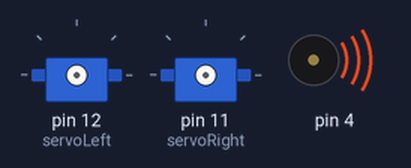
Bench run of a sketch on a simulated Arduino Uno, built with avr-gcc and run on an emulated ATmega328P. On the bench: 2 × servo, buzzer (waves = sounding).

Above: at 0.1 s.
At 1.1 s:
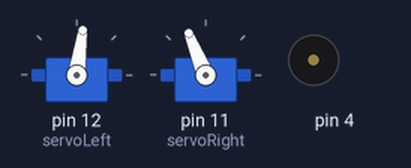
Timing chart, 0 to 2.6 s (numbered marks = the images above):
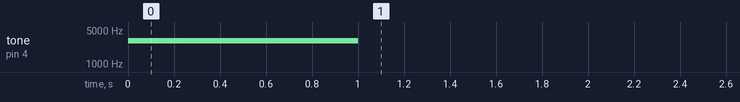

The sketch:

BackwardTenSeconds.ino
```cpp
/*
Move the robot forward for one second
*/

#include <Servo.h>

Servo servoLeft, servoRight;

void setup() {
  // Play startup tone for one second
  tone(4, 3000, 1000);
  delay(1000);

  // Set the pins for the servos
  servoLeft.attach(12);
  servoRight.attach(11);

  // Set the direction for the servos
  servoLeft.writeMicroseconds(1390);      // CW
  servoRight.writeMicroseconds(1700);      // CCW

  // Move for ten second
  delay(10000);

  // Stop and detach both servos
  servoLeft.detach();
  servoRight.detach();
}

void loop() {
  // Nothing to repeat
}
```
